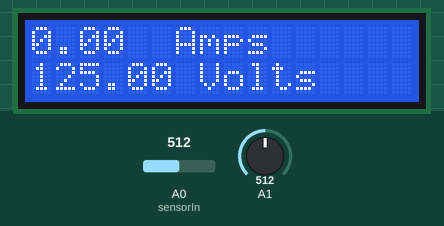
Bench run of a sketch on a simulated Arduino Uno, built with avr-gcc and run on an emulated ATmega328P. Shown: 16×2 character LCD. The test bench sets the inputs (shaded band); at power-on: A1 = 512, A0 (sensorIn) = 512.

Above: at 1.6 s.
1.7 s: A1 set to 421
At 3.6 s:
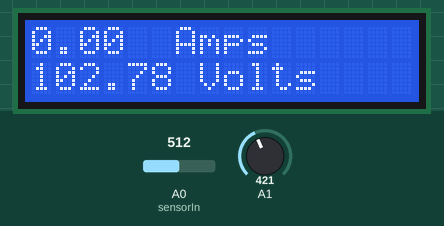
4.5 s: A1 set to 394
At 6.2 s:
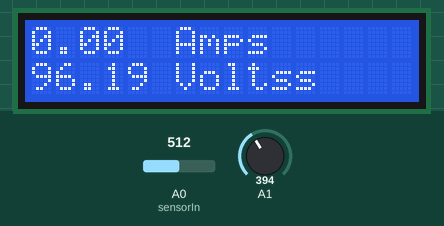
6.5 s: A1 set to 43
At 8.1 s:
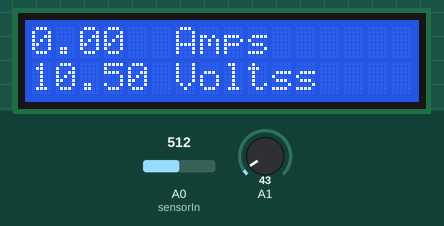
8.5 s: A1 set to 36
At 9.7 s:
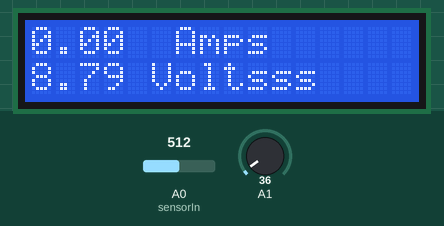
10.5 s: A0 (sensorIn) set to 716
At 11.4 s:
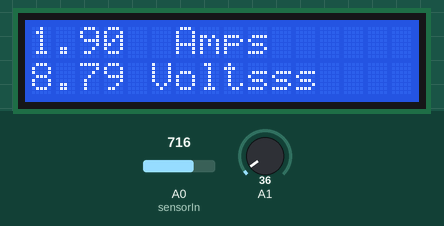
14.5 s: A0 (sensorIn) set to 900
At 15.9 s:
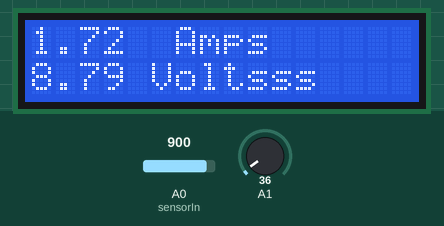
Timing chart, 0 to 17.5 s (numbered marks = the images above; inputs shaded):
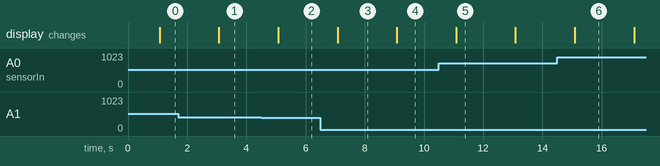

The sketch:

current_henry.ino
```cpp
/*
Measuring AC Current Using ACS712
*/
const int sensorIn = A0;
int mVperAmp = 185; // use 100 for 20A Module and 66 for 30A Module


double Voltage = 0;
double VRMS = 0;
double AmpsRMS = 0;
#include <LiquidCrystal.h>
LiquidCrystal lcd(13,12,4,3,2,1);


void setup(){
 //Serial.begin(9600);
  lcd.begin(16, 2);
}

void loop(){


 Voltage = getVPP();
 VRMS = (Voltage/2.0) *0.707;
 AmpsRMS = (VRMS * 1000)/mVperAmp;
 lcd.setCursor(0, 0);
 //AmpsRMS=AmpsRMS*100;  // only this line modified by me to get rounf off value-----sundeep---
 lcd.print(AmpsRMS);
 lcd.print("  Amps");
 //Serial.print(AmpsRMS);
 //Serial.println(" Amps RMS");


//   AC VOLTAGE MEASUREMENT+                                                    both codes works only upto 8v.......i think thats the max sense capacity of sensor


  int sensorValue = analogRead(A1);
  float voltage = sensorValue * (250.0 / 1024.0);                                // This code
  lcd.setCursor(0, 1);
  lcd.print(voltage);
  lcd.print(" Volts");
  delay(1000);


                                                                                //or


  /*float vout = 0.0;
float vin = 0.0;
float R1 = 30000.0;
float R2 = 7500.0;
int value = 0;
   value = analogRead(A1);
   vout = (value * 5.0) / 1024.0;                                                 //this code
   vin = vout / (R2/(R1+R2));
   lcd.setCursor(0, 1);
   lcd.print(vin);*/


}

float getVPP()
{
  float result;

  int readValue;             //value read from the sensor
  int maxValue = 0;          // store max value here
  int minValue = 1024;          // store min value here

   int start_time = millis();
   while((millis()-start_time) < 1000) //sample for 1 Sec
   {
       readValue = analogRead(sensorIn);
       // see if you have a new maxValue
       if (readValue > maxValue)
       {
           /*record the maximum sensor value*/
           maxValue = readValue;
       }
       if (readValue < minValue)
       {
           /*record the maximum sensor value*/
           minValue = readValue;
       }
   }

   // Subtract min from max
   result = ((maxValue - minValue) * 5.0)/1024.0;

   return result;
 }
```

Measured:
- the behaviour switches between 410 and 409 on A1 (found by bisection; images 1 and 2)
- the behaviour switches between 41 and 40 on A1 (found by bisection; images 3 and 4)
- after the input at 1.7 s, the display: changes after 1.4 s (image 1)
- after the input at 4.5 s, the display: changes after 0.57 s (image 2)
- after the input at 6.5 s, the display: changes after 0.58 s (image 3)
- after the input at 8.5 s, the display: changes after 0.58 s (image 4)
- after the input at 10.5 s, the display: changes after 0.59 s (image 5)
- after the input at 14.5 s, the display: changes after 0.59 s (image 6)
